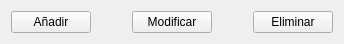
         <widget class="QWidget" name="layoutWidget">
          <property name="geometry">
           <rect>
            <x>130</x>
            <y>208</y>
            <width>331</width>
            <height>25</height>
           </rect>
          </property>
          <layout class="QGridLayout" name="gridLayout_7">
           <item row="0" column="4">
            <widget class="QPushButton" name="btnBajaRuta">
             <property name="text">
              <string>Eliminar</string>
             </property>
            </widget>
           </item>
           <item row="0" column="0">
            <widget class="QPushButton" name="btnAltaRuta">
             <property name="text">
              <string>Añadir</string>
             </property>
            </widget>
           </item>
           <item row="0" column="2">
            <widget class="QPushButton" name="btnModifRuta">
             <property name="text">
              <string>Modificar</string>
             </property>
            </widget>
           </item>
           <item row="0" column="1">
            <spacer name="horizontalSpacer_8">
             <property name="orientation">
              <enum>Qt::Horizontal</enum>
             </property>
             <property name="sizeType">
              <enum>QSizePolicy::Fixed</enum>
             </property>
             <property name="sizeHint" stdset="0">
              <size>
               <width>35</width>
               <height>20</height>
              </size>
             </property>
            </spacer>
           </item>
           <item row="0" column="3">
            <spacer name="horizontalSpacer_9">
             <property name="orientation">
              <enum>Qt::Horizontal</enum>
             </property>
             <property name="sizeType">
              <enum>QSizePolicy::Fixed</enum>
             </property>
             <property name="sizeHint" stdset="0">
              <size>
               <width>35</width>
               <height>20</height>
              </size>
             </property>
            </spacer>
           </item>
          </layout>
         </widget>
